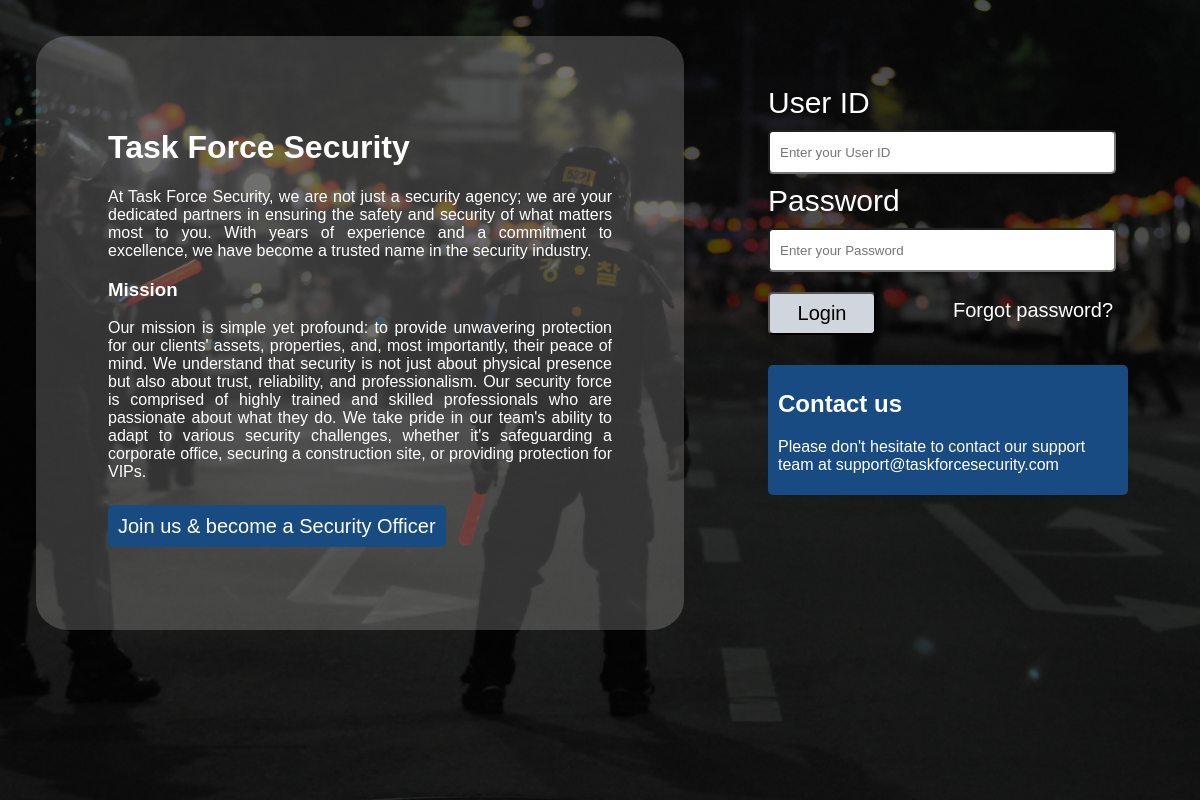
/login/login.php, run on the app's committed database.
### tables this page shows
CREATE TABLE `System_Settings` (
  `sysSettingId` int(5) NOT NULL,
  `loginMsg1` text DEFAULT NULL,
  `loginMsg2` text DEFAULT NULL,
  `loginMsg3` text DEFAULT NULL,
  `loginMsg4` text DEFAULT NULL,
  `contactInfo` text DEFAULT NULL,
  `emergencyAssit` text DEFAULT NULL,
  `privacyPolicy` text DEFAULT NULL,
  `termsOfService` text DEFAULT NULL,
  `timestamp` timestamp NOT NULL DEFAULT current_timestamp()
);

### login/login.php (the view, shortened to what this page needs)
<!DOCTYPE html>
<html lang="en">
<head>
    <link rel="stylesheet" href="../styles/login.css">
</head>
<body>
    <?php
        require_once "../inc/dbconn.inc.php";
        $sql = "SELECT * FROM System_Settings ORDER BY timestamp DESC LIMIT 1";
        if($result = mysqli_query($conn, $sql)) {
            if(mysqli_num_rows($result) > 0) {
                $row = mysqli_fetch_assoc($result);
                $loginMsg1 = $row['loginMsg1'];
                $loginMsg2 = $row['loginMsg2'];
                $loginMsg3 = $row['loginMsg3'];
            }
        }
    ?>
    <div class="wrapper">
        <div class="left_section">
            <div class="left_section_content">
                <h1>Task Force Security</h1>
                <?php
                    echo "<p>" . $loginMsg1 . "</p>";
                ?>
                <h3>Mission</h3>
                <?php
                    echo "<p>" . $loginMsg2 . "</p>";
                ?>
                <br/>
                <a class="joinus" href="#">Join us & become a Security Officer</a>
            </div>
        </div>
        <div class="right_section">
            <div class="form_wrapper">
                <form action="login_check.php" method="POST">
                    <label class="form_label" for="user-id" id="label-user-id">User ID</label><br />
                    <input type="text" id="user-id" name="user-id" placeholder="Enter your User ID" required><br />
                    <label class="form_label" for="password" id="label-user-password">Password</label><br />
                    <input type="password" id="password" name="password" placeholder="Enter your Password"
                        required><br />
                    <button type="submit" class="login-button">Login</button>
                    <a href="#" class="forgot-password">Forgot password?</a>
                    <div class="contact_us">
                        <h2>Contact us</h2>
                        <?php
                            echo "<p>" . $loginMsg3 . "</p>";
                        ?>
                    </div>
                    <br/>
                </form>
            </div>
        </div>
    </div>
</body>
</html>

### styles/login.css (style rules this page uses)
body { font-family: Helvetica, Arial, sans-serif; padding: 0px !important; margin: 0px !important; }
.wrapper { width: 100%; overflow: auto; background-image: linear-gradient(to bottom, rgba(0, 0, 0, 0.7) 0%, rgba(0, 0, 0, 0.7) 100%), url("../images/security2.jpg"); background-color: #cccccc; height: 100vh; background-position: center; background-repeat: no-repeat; background-size: cover; position: relative; }
.left_section_content { margin: 5%; padding: 10%; border-radius: 5%; height: 450px; background-color: rgba(247, 243, 243, 0.2); color: white; font-family: Helvetica, Arial, sans-serif; font-size: 16px; text-align: justify; }
.left_section_content p { text-align: justify; }
.left_section { float: left; width: 60%; }
.joinus { text-decoration: none; color: white; background-color: #184B81; padding: 10px; font-size: 20px; border-radius: 5px; }
.right_section { float: right; width: 40%; }
.form_wrapper { margin: 5%; margin-left: 0%; margin-top: 8%; padding: 10%; border-radius: 5%; height: 400px; color: white; font-family: Helvetica, Arial, sans-serif; }
.form_wrapper label { font-size: 30px; }
.form_wrapper input { width: 90%; height: 20px; border-radius: 5px; padding: 10px; margin: 10px 0px; }
.form_wrapper .login-button { font-size: 20px; margin: 10px 0px; font-family: Helvetica, Arial, sans-serif; padding: 8px 5px; width: 30%; background-color: #D1D5DE; border-radius: 5px; }
.form_wrapper .forgot-password { float: right; font-size: 20px; margin: 17px 15px; text-decoration: none; color: white; }
.contact_mainlink:hover, .contact_us { margin-top: 20px; background-color: #184B81; padding: 5px 10px; border-radius: 5px; }

### data on the page
system_settings: loginMsg1 "At Task Force Security, we are not just a security agency; we are your dedicated partners in ensuring the safety and security of what matters most to you. With years of experience and a commitment to excellence, we have become a trusted name in the security industry.", loginMsg2 "Our mission is simple yet profound: to provide unwavering protection for our clients' assets, properties, and, most importantly, their peace of mind. We understand that security is not just about physical presence but also about trust, reliability, and professionalism. Our security force is comprised of highly trained and skilled professionals who are passionate about what they do. We take pride in our team's ability to adapt to various security challenges, whether it's safeguarding a corporate office, securing a construction site, or providing protection for VIPs.", loginMsg3 "Please don't hesitate to contact our support team at support@taskforcesecurity.com"
